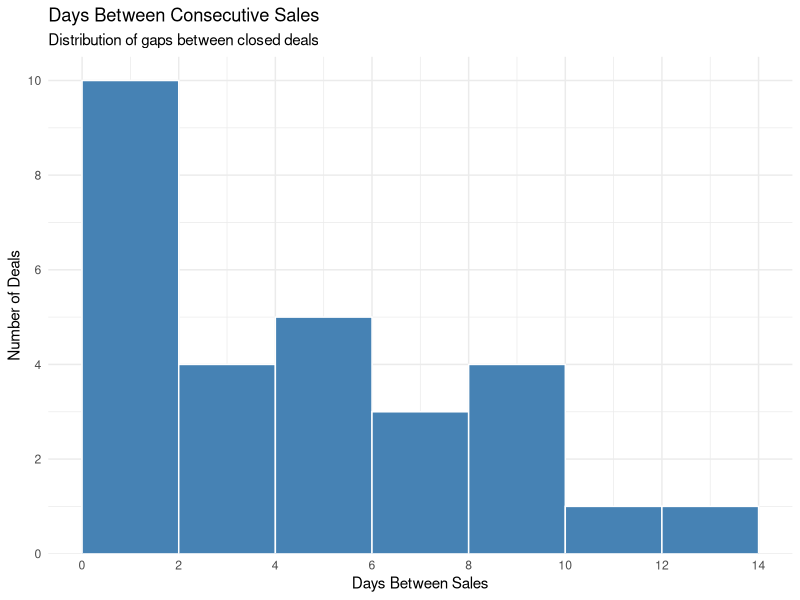

This chart was generated by the following R code:
## ---- chunk 1
library(tidyverse)

sales <- read.csv("data/sales_data.csv")

start_date <- as.Date("2025-06-23")

sales_cadence <- sales %>%
  mutate(
    Date = as.Date(Date, format = "%m/%d/%Y"),
    prev_date = lag(Date, default = start_date),
    days_between = as.numeric(Date - prev_date)
  )

ggplot(sales_cadence, aes(x = days_between)) +
  geom_histogram(
    binwidth = 2,
    boundary = 0,
    fill = "steelblue",
    color = "white"
  ) +
  scale_x_continuous(
    breaks = seq(0, max(sales_cadence$days_between, na.rm = TRUE), by = 2)
  ) +
  scale_y_continuous(
    breaks = seq(0, 14, by = 2),
    expand = expansion(mult = c(0, 0.05))
  ) +
  labs(
    title = "Days Between Consecutive Sales",
    subtitle = "Distribution of gaps between closed deals",
    x = "Days Between Sales",
    y = "Number of Deals"
  ) +
  theme_minimal()

## ---- chunk 2
mean(sales_cadence$days_between)
## ---- chunk 3
min(sales_cadence$days_between)

sales_cadence %>%
  summarise(
    same_day_sales = sum(days_between == 0, na.rm = TRUE)
  )
## ---- chunk 4
max(sales_cadence$days_between)

sales_cadence %>%
  filter(days_between == max(days_between)) %>%
  select(Date, prev_date, days_between)
